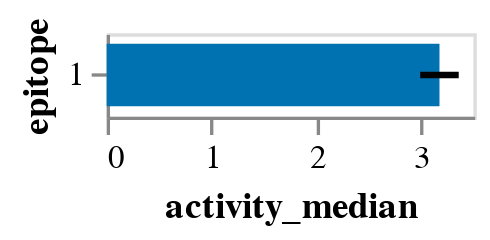

Notebook cell for this chart:
### Markdown cell above
Plot the activities:

### Code cell
avg_model.activity_wt_barplot()

### Figure 1 — Vega-Lite specification as saved in the notebook (floating-point values rounded to 4 significant figures)
{"config": {"view": {"continuousWidth": 300, "continuousHeight": 300}, "axis": {"grid": false}}, "layer": [{"mark": {"type": "bar", "size": 18.75}, "encoding": {"color": {"field": "epitope", "legend": null, "scale": {"domain": ["1"], "range": ["#0072B2"]}, "type": "nominal"}, "tooltip": [{"field": "epitope", "type": "nominal"}, {"field": "activity_mean", "format": ".2f", "type": "quantitative"}, {"field": "activity_median", "format": ".2f", "type": "quantitative"}, {"field": "activity_std", "format": ".2f", "type": "quantitative"}], "x": {"field": "activity_median", "title": "activity_median", "type": "quantitative"}, "y": {"field": "epitope", "sort": ["1"], "type": "nominal"}}}, {"mark": {"type": "rule", "size": 2}, "encoding": {"color": {"value": "black"}, "tooltip": [{"field": "epitope", "type": "nominal"}, {"field": "activity_mean", "format": ".2f", "type": "quantitative"}, {"field": "activity_median", "format": ".2f", "type": "quantitative"}, {"field": "activity_std", "format": ".2f", "type": "quantitative"}], "x": {"field": "_lower", "type": "quantitative"}, "x2": {"field": "_upper"}, "y": {"field": "epitope", "sort": ["1"], "type": "nominal"}}}], "data": {"name": "data-34e18fe7d10205ad5059e67467bde7cc"}, "height": {"step": 25}, "width": 110, "$schema": "https://vega.github.io/schema/vega-lite/v5.2.0.json", "datasets": {"data-34e18fe7d10205ad5059e67467bde7cc": [{"epitope": "1", "activity_mean": 3.176, "activity_median": 3.176, "activity_std": 0.1837, "_lower": 2.992, "_upper": 3.36}]}}
